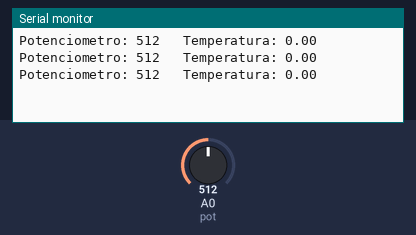
Bench run of a sketch on a simulated Arduino Uno, built with avr-gcc and run on an emulated ATmega328P. Parts: the last lines printed to the serial monitor. The inputs (shaded band) are chosen by the test bench; at power-on: A0 (pot) = 512.

Above: at 1.3 s.
1.4 s: A0 (pot) set to 716
At 1.9 s:
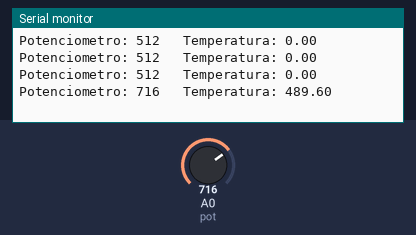
2.9 s: A0 (pot) set to 900
At 3.4 s:
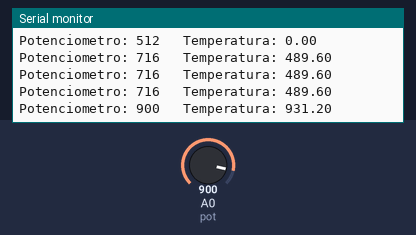
Timing chart, 0 to 5.9 s (numbered marks = the images above; inputs shaded):
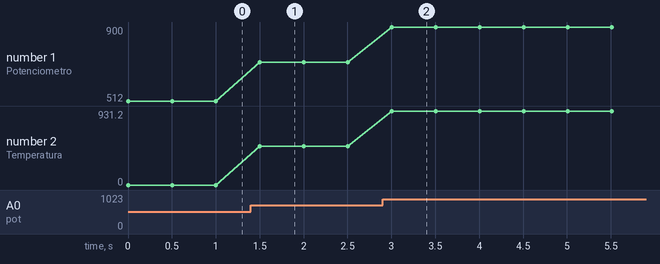

The sketch:

medirTemp.ino
```cpp
#define pot A0
void setup() {
  Serial.begin(9600);
  pinMode(pot, INPUT);
}

void loop() {
  int val = analogRead(pot);
  float temperatura = (val-512)*2.4;
  Serial.print("Potenciometro: ");
  Serial.print(val);
  Serial.print("   Temperatura: ");
  Serial.println(temperatura);
  delay(500);
}
```

Measured:
- after the input at 1.4 s, the serial monitor: prints a new line after 0.10 s (image 1)
- after the input at 2.9 s, the serial monitor: prints a new line after 0.11 s (image 2)
- plotted number 1: 512 → 716 after the input at 1.4 s, 716 → 900 after the input at 2.9 s
- plotted number 2: 0 → 489.6 after the input at 1.4 s, 489.6 → 931.2 after the input at 2.9 s
